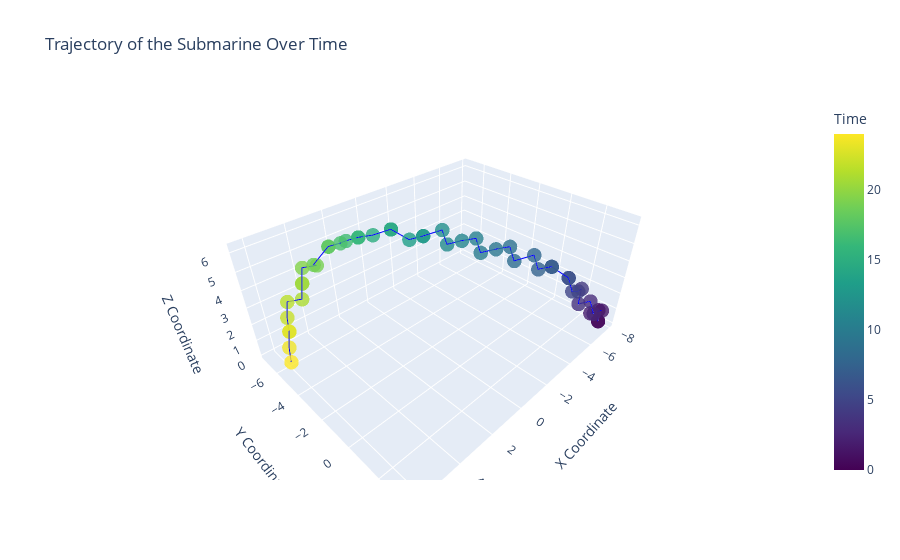

Notebook code cell kept with this figure:
### Markdown cell above
### Time to 3D model the path!

### Code cell
fig = go.Figure(data=[go.Scatter3d(
    x=x, 
    y=y, 
    z=z,
    mode='markers+lines',
    marker=dict(
        size=5, 
        color= np.arange(0, 24.5, 0.5),
        colorscale='Viridis',
        colorbar=dict(title='Time'),
        opacity=0.8
    ),
    line=dict(color='blue', width=2)
)])


fig.update_layout(
    scene=dict(
        xaxis_title='X Coordinate',
        yaxis_title='Y Coordinate',
        zaxis_title='Z Coordinate'
    ),
    title='Trajectory of the Submarine Over Time'
)
fig.show()

### Figure 1 — Plotly figure (JSON) as saved in the notebook; plotly's stock layout.template omitted (floating-point values rounded to 4 significant figures)
{"data": [{"line": {"color": "blue", "width": 2}, "marker": {"color": [0, 0.5, 1, 1.5, 2, 2.5, 3, 3.5, 4, 4.5, 5, 5.5, 6, 6.5, 7, 7.5, 8, 8.5, 9, 9.5, 10, 10.5, 11, 11.5, 12, 12.5, 13, 13.5, 14, 14.5, 15, 15.5, 16, 16.5, 17, 17.5, 18, 18.5, 19, 19.5, 20, 20.5, 21, 21.5, 22, 22.5, 23, 23.5, 24], "colorbar": {"title": {"text": "Time"}}, "colorscale": [[0, "#440154"], [0.1111, "#482878"], [0.2222, "#3e4989"], [0.3333, "#31688e"], [0.4444, "#26828e"], [0.5556, "#1f9e89"], [0.6667, "#35b779"], [0.7778, "#6ece58"], [0.8889, "#b5de2b"], [1, "#fde725"]], "opacity": 0.8, "size": 5}, "mode": "markers+lines", "type": "scatter3d", "x": [-7.812, -7.812, -7.5, -7.188, -6.562, -6.25, -6.25, -5.625, -5.625, -5.312, -4.688, -4.688, -4.688, -4.062, -4.062, -3.438, -3.438, -2.812, -2.812, -2.188, -1.875, -1.875, -1.25, -0.9375, -0.9375, -0.3125, -0.3125, 0, 0.3125, 0.3125, 0.9375, 1.562, 1.562, 1.875, 2.188, 2.5, 2.5, 3.438, 3.125, 3.75, 4.062, 4.062, 4.375, 5, 5.312, 5.625, 5.625, 5.938, 6.25], "y": [3.125, 3.125, 3.125, 3.438, 3.125, 3.438, 3.125, 2.812, 2.812, 2.812, 2.812, 2.5, 2.5, 1.875, 1.875, 1.562, 1.25, 0.625, 0.3125, 0, -0.625, -0.9375, -1.25, -1.875, -2.188, -2.812, -2.812, -3.438, -4.375, -4.375, -5, -5.312, -5.312, -5.938, -5.938, -6.562, -6.562, -6.562, -6.875, -7.188, -6.875, -6.875, -6.562, -6.875, -6.562, -5.938, -5.938, -5.625, -5], "z": [0, 0, 0.9375, 1.25, 1.25, 1.562, 2.188, 2.188, 3.125, 3.125, 3.438, 4.062, 4.062, 4.688, 4.688, 4.688, 5.312, 5, 5.625, 5.625, 5.312, 5.938, 5.938, 5.625, 6.25, 5.938, 5.938, 5.625, 5.938, 5.938, 5.625, 5.625, 5.625, 5.312, 5.312, 5, 5, 4.375, 4.062, 4.062, 3.438, 3.438, 2.812, 2.812, 2.188, 1.875, 1.875, 1.25, 0.9375]}], "layout": {"scene": {"xaxis": {"title": {"text": "X Coordinate"}}, "yaxis": {"title": {"text": "Y Coordinate"}}, "zaxis": {"title": {"text": "Z Coordinate"}}}, "title": {"text": "Trajectory of the Submarine Over Time"}}}
